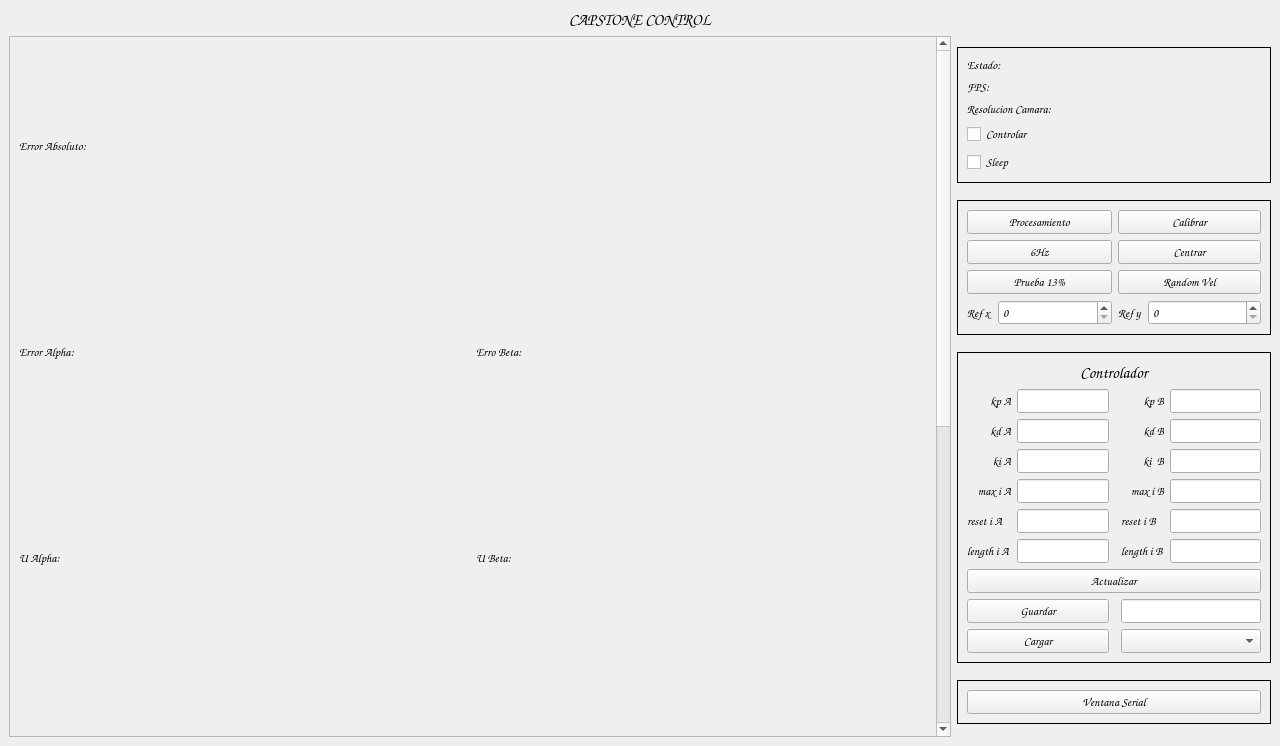
<?xml version="1.0" encoding="UTF-8"?>
<ui version="4.0">
 <class>interfaz</class>
 <widget class="QMainWindow" name="interfaz">
  <property name="geometry">
   <rect>
    <x>0</x>
    <y>0</y>
    <width>1280</width>
    <height>746</height>
   </rect>
  </property>
  <property name="sizePolicy">
   <sizepolicy hsizetype="Fixed" vsizetype="Fixed">
    <horstretch>0</horstretch>
    <verstretch>0</verstretch>
   </sizepolicy>
  </property>
  <property name="font">
   <font>
    <family>Comic Sans MS</family>
   </font>
  </property>
  <property name="windowTitle">
   <string>MainWindow</string>
  </property>
  <widget class="QWidget" name="centralwidget">
   <layout class="QGridLayout" name="gridLayout_2">
    <item row="1" column="0">
     <widget class="QWidget" name="graficos" native="true">
      <layout class="QVBoxLayout" name="verticalLayout">
       <property name="leftMargin">
        <number>0</number>
       </property>
       <property name="topMargin">
        <number>0</number>
       </property>
       <property name="rightMargin">
        <number>0</number>
       </property>
       <property name="bottomMargin">
        <number>0</number>
       </property>
       <item>
        <widget class="QScrollArea" name="scrollArea">
         <property name="widgetResizable">
          <bool>true</bool>
         </property>
         <widget class="QWidget" name="scrollAreaWidgetContents">
          <property name="geometry">
           <rect>
            <x>0</x>
            <y>-551</y>
            <width>923</width>
            <height>1248</height>
           </rect>
          </property>
          <layout class="QGridLayout" name="gridLayout">
           <item row="0" column="0" colspan="2">
            <widget class="QWidget" name="graf_e_abs" native="true">
             <property name="minimumSize">
              <size>
               <width>0</width>
               <height>200</height>
              </size>
             </property>
             <layout class="QVBoxLayout" name="verticalLayout_e_abs">
              <property name="leftMargin">
               <number>0</number>
              </property>
              <property name="topMargin">
               <number>0</number>
              </property>
              <property name="rightMargin">
               <number>0</number>
              </property>
              <property name="bottomMargin">
               <number>0</number>
              </property>
              <item>
               <layout class="QHBoxLayout" name="horizontalLayout_2">
                <item>
                 <widget class="QLabel" name="text_e_abs">
                  <property name="sizePolicy">
                   <sizepolicy hsizetype="Minimum" vsizetype="Maximum">
                    <horstretch>0</horstretch>
                    <verstretch>0</verstretch>
                   </sizepolicy>
                  </property>
                  <property name="text">
                   <string>Error Absoluto:</string>
                  </property>
                 </widget>
                </item>
               </layout>
              </item>
             </layout>
            </widget>
           </item>
           <item row="1" column="0">
            <widget class="QWidget" name="graf_e_a" native="true">
             <property name="minimumSize">
              <size>
               <width>0</width>
               <height>200</height>
              </size>
             </property>
             <layout class="QVBoxLayout" name="verticalLayout_e_a">
              <property name="leftMargin">
               <number>0</number>
              </property>
              <property name="topMargin">
               <number>0</number>
              </property>
              <property name="rightMargin">
               <number>0</number>
              </property>
              <property name="bottomMargin">
               <number>0</number>
              </property>
              <item>
               <layout class="QHBoxLayout" name="horizontalLayout_3">
                <item>
                 <widget class="QLabel" name="text_e_a">
                  <property name="sizePolicy">
                   <sizepolicy hsizetype="Minimum" vsizetype="Maximum">
                    <horstretch>0</horstretch>
                    <verstretch>0</verstretch>
                   </sizepolicy>
                  </property>
                  <property name="text">
                   <string>Error Alpha:</string>
                  </property>
                 </widget>
                </item>
               </layout>
              </item>
             </layout>
            </widget>
           </item>
           <item row="2" column="0">
            <widget class="QWidget" name="graf_u_a" native="true">
             <property name="minimumSize">
              <size>
               <width>0</width>
               <height>200</height>
              </size>
             </property>
             <layout class="QVBoxLayout" name="verticalLayout_u_a">
              <property name="leftMargin">
               <number>0</number>
              </property>
              <property name="topMargin">
               <number>0</number>
              </property>
              <property name="rightMargin">
               <number>0</number>
              </property>
              <property name="bottomMargin">
               <number>0</number>
              </property>
              <item>
               <layout class="QHBoxLayout" name="horizontalLayout_5">
                <item>
                 <widget class="QLabel" name="text_u_a">
                  <property name="sizePolicy">
                   <sizepolicy hsizetype="Minimum" vsizetype="Maximum">
                    <horstretch>0</horstretch>
                    <verstretch>0</verstretch>
                   </sizepolicy>
                  </property>
                  <property name="text">
                   <string>U Alpha:</string>
                  </property>
                 </widget>
                </item>
               </layout>
              </item>
             </layout>
            </widget>
           </item>
           <item row="2" column="1">
            <widget class="QWidget" name="graf_u_b" native="true">
             <property name="minimumSize">
              <size>
               <width>0</width>
               <height>200</height>
              </size>
             </property>
             <layout class="QVBoxLayout" name="verticalLayout_u_b">
              <property name="leftMargin">
               <number>0</number>
              </property>
              <property name="topMargin">
               <number>0</number>
              </property>
              <property name="rightMargin">
               <number>0</number>
              </property>
              <property name="bottomMargin">
               <number>0</number>
              </property>
              <item>
               <layout class="QHBoxLayout" name="horizontalLayout_6">
                <item>
                 <widget class="QLabel" name="text_u_b">
                  <property name="sizePolicy">
                   <sizepolicy hsizetype="Minimum" vsizetype="Maximum">
                    <horstretch>0</horstretch>
                    <verstretch>0</verstretch>
                   </sizepolicy>
                  </property>
                  <property name="text">
                   <string>U Beta:</string>
                  </property>
                 </widget>
                </item>
               </layout>
              </item>
             </layout>
            </widget>
           </item>
           <item row="3" column="1">
            <widget class="QWidget" name="graf_i_b" native="true">
             <property name="minimumSize">
              <size>
               <width>0</width>
               <height>200</height>
              </size>
             </property>
             <layout class="QVBoxLayout" name="verticalLayout_i_b">
              <property name="leftMargin">
               <number>0</number>
              </property>
              <property name="topMargin">
               <number>0</number>
              </property>
              <property name="rightMargin">
               <number>0</number>
              </property>
              <property name="bottomMargin">
               <number>0</number>
              </property>
              <item>
               <layout class="QHBoxLayout" name="horizontalLayout_8">
                <item>
                 <widget class="QLabel" name="text_i_b">
                  <property name="sizePolicy">
                   <sizepolicy hsizetype="Minimum" vsizetype="Maximum">
                    <horstretch>0</horstretch>
                    <verstretch>0</verstretch>
                   </sizepolicy>
                  </property>
                  <property name="text">
                   <string>I Beta:</string>
                  </property>
                 </widget>
                </item>
               </layout>
              </item>
             </layout>
            </widget>
           </item>
           <item row="1" column="1">
            <widget class="QWidget" name="graf_e_b" native="true">
             <property name="minimumSize">
              <size>
               <width>0</width>
               <height>200</height>
              </size>
             </property>
             <layout class="QVBoxLayout" name="verticalLayout_e_b">
              <property name="leftMargin">
               <number>0</number>
              </property>
              <property name="topMargin">
               <number>0</number>
              </property>
              <property name="rightMargin">
               <number>0</number>
              </property>
              <property name="bottomMargin">
               <number>0</number>
              </property>
              <item>
               <layout class="QHBoxLayout" name="horizontalLayout_4">
                <item>
                 <widget class="QLabel" name="text_e_b">
                  <property name="sizePolicy">
                   <sizepolicy hsizetype="Minimum" vsizetype="Maximum">
                    <horstretch>0</horstretch>
                    <verstretch>0</verstretch>
                   </sizepolicy>
                  </property>
                  <property name="text">
                   <string>Erro Beta:</string>
                  </property>
                 </widget>
                </item>
               </layout>
              </item>
             </layout>
            </widget>
           </item>
           <item row="5" column="0">
            <widget class="QWidget" name="graf_p_a" native="true">
             <property name="minimumSize">
              <size>
               <width>0</width>
               <height>200</height>
              </size>
             </property>
             <layout class="QVBoxLayout" name="verticalLayout_p_a">
              <property name="leftMargin">
               <number>0</number>
              </property>
              <property name="topMargin">
               <number>0</number>
              </property>
              <property name="rightMargin">
               <number>0</number>
              </property>
              <property name="bottomMargin">
               <number>0</number>
              </property>
              <item>
               <layout class="QHBoxLayout" name="horizontalLayout_11">
                <item>
                 <widget class="QLabel" name="text_p_a">
                  <property name="sizePolicy">
                   <sizepolicy hsizetype="Minimum" vsizetype="Maximum">
                    <horstretch>0</horstretch>
                    <verstretch>0</verstretch>
                   </sizepolicy>
                  </property>
                  <property name="text">
                   <string>P Alpha:</string>
                  </property>
                 </widget>
                </item>
               </layout>
              </item>
             </layout>
            </widget>
           </item>
           <item row="3" column="0">
            <widget class="QWidget" name="graf_i_a" native="true">
             <property name="minimumSize">
              <size>
               <width>0</width>
               <height>200</height>
              </size>
             </property>
             <layout class="QVBoxLayout" name="verticalLayout_i_a">
              <property name="leftMargin">
               <number>0</number>
              </property>
              <property name="topMargin">
               <number>0</number>
              </property>
              <property name="rightMargin">
               <number>0</number>
              </property>
              <property name="bottomMargin">
               <number>0</number>
              </property>
              <item>
               <layout class="QHBoxLayout" name="horizontalLayout_7">
                <item>
                 <widget class="QLabel" name="text_i_a">
                  <property name="sizePolicy">
                   <sizepolicy hsizetype="Minimum" vsizetype="Maximum">
                    <horstretch>0</horstretch>
                    <verstretch>0</verstretch>
                   </sizepolicy>
                  </property>
                  <property name="text">
                   <string>I Alpha:</string>
                  </property>
                 </widget>
                </item>
               </layout>
              </item>
             </layout>
            </widget>
           </item>
           <item row="4" column="1">
            <widget class="QWidget" name="graf_d_b" native="true">
             <property name="minimumSize">
              <size>
               <width>0</width>
               <height>200</height>
              </size>
             </property>
             <layout class="QVBoxLayout" name="verticalLayout_d_b">
              <property name="leftMargin">
               <number>0</number>
              </property>
              <property name="topMargin">
               <number>0</number>
              </property>
              <property name="rightMargin">
               <number>0</number>
              </property>
              <property name="bottomMargin">
               <number>0</number>
              </property>
              <item>
               <layout class="QHBoxLayout" name="horizontalLayout_10">
                <item>
                 <widget class="QLabel" name="text_d_b">
                  <property name="sizePolicy">
                   <sizepolicy hsizetype="Minimum" vsizetype="Maximum">
                    <horstretch>0</horstretch>
                    <verstretch>0</verstretch>
                   </sizepolicy>
                  </property>
                  <property name="text">
                   <string>D Beta:</string>
                  </property>
                 </widget>
                </item>
               </layout>
              </item>
             </layout>
            </widget>
           </item>
           <item row="5" column="1">
            <widget class="QWidget" name="graf_p_b" native="true">
             <property name="minimumSize">
              <size>
               <width>0</width>
               <height>200</height>
              </size>
             </property>
             <layout class="QVBoxLayout" name="verticalLayout_p_b">
              <property name="leftMargin">
               <number>0</number>
              </property>
              <property name="topMargin">
               <number>0</number>
              </property>
              <property name="rightMargin">
               <number>0</number>
              </property>
              <property name="bottomMargin">
               <number>0</number>
              </property>
              <item>
               <layout class="QHBoxLayout" name="horizontalLayout_12">
                <item>
                 <widget class="QLabel" name="text_p_b">
                  <property name="sizePolicy">
                   <sizepolicy hsizetype="Minimum" vsizetype="Maximum">
                    <horstretch>0</horstretch>
                    <verstretch>0</verstretch>
                   </sizepolicy>
                  </property>
                  <property name="text">
                   <string>P Beta:</string>
                  </property>
                 </widget>
                </item>
               </layout>
              </item>
             </layout>
            </widget>
           </item>
           <item row="4" column="0">
            <widget class="QWidget" name="graf_d_a" native="true">
             <property name="minimumSize">
              <size>
               <width>0</width>
               <height>200</height>
              </size>
             </property>
             <layout class="QVBoxLayout" name="verticalLayout_d_a">
              <property name="leftMargin">
               <number>0</number>
              </property>
              <property name="topMargin">
               <number>0</number>
              </property>
              <property name="rightMargin">
               <number>0</number>
              </property>
              <property name="bottomMargin">
               <number>0</number>
              </property>
              <item>
               <layout class="QHBoxLayout" name="horizontalLayout_9">
                <item>
                 <widget class="QLabel" name="text_d_a">
                  <property name="sizePolicy">
                   <sizepolicy hsizetype="Minimum" vsizetype="Maximum">
                    <horstretch>0</horstretch>
                    <verstretch>0</verstretch>
                   </sizepolicy>
                  </property>
                  <property name="text">
                   <string>D Alpha:</string>
                  </property>
                 </widget>
                </item>
               </layout>
              </item>
             </layout>
            </widget>
           </item>
          </layout>
         </widget>
        </widget>
       </item>
      </layout>
     </widget>
    </item>
    <item row="1" column="1">
     <widget class="QWidget" name="opciones" native="true">
      <property name="sizePolicy">
       <sizepolicy hsizetype="Preferred" vsizetype="Minimum">
        <horstretch>0</horstretch>
        <verstretch>0</verstretch>
       </sizepolicy>
      </property>
      <property name="minimumSize">
       <size>
        <width>314</width>
        <height>0</height>
       </size>
      </property>
      <property name="maximumSize">
       <size>
        <width>314</width>
        <height>16777215</height>
       </size>
      </property>
      <layout class="QVBoxLayout" name="verticalLayout_2">
       <property name="leftMargin">
        <number>0</number>
       </property>
       <property name="topMargin">
        <number>0</number>
       </property>
       <property name="rightMargin">
        <number>0</number>
       </property>
       <property name="bottomMargin">
        <number>0</number>
       </property>
       <item>
        <widget class="QFrame" name="frame_2">
         <property name="sizePolicy">
          <sizepolicy hsizetype="Preferred" vsizetype="Maximum">
           <horstretch>0</horstretch>
           <verstretch>0</verstretch>
          </sizepolicy>
         </property>
         <property name="frameShape">
          <enum>QFrame::Box</enum>
         </property>
         <property name="frameShadow">
          <enum>QFrame::Plain</enum>
         </property>
         <layout class="QVBoxLayout" name="verticalLayout_3">
          <item>
           <widget class="QLabel" name="label_estado">
            <property name="text">
             <string>Estado: </string>
            </property>
           </widget>
          </item>
          <item>
           <widget class="QLabel" name="label_fps">
            <property name="text">
             <string>FPS: </string>
            </property>
           </widget>
          </item>
          <item>
           <widget class="QLabel" name="label_res">
            <property name="text">
             <string>Resolucion Camara:</string>
            </property>
           </widget>
          </item>
          <item>
           <widget class="QCheckBox" name="check_controlar">
            <property name="text">
             <string>Controlar</string>
            </property>
           </widget>
          </item>
          <item>
           <widget class="QCheckBox" name="check_sleep">
            <property name="text">
             <string>Sleep</string>
            </property>
           </widget>
          </item>
         </layout>
        </widget>
       </item>
       <item>
        <widget class="QFrame" name="frame">
         <property name="sizePolicy">
          <sizepolicy hsizetype="Preferred" vsizetype="Maximum">
           <horstretch>0</horstretch>
           <verstretch>0</verstretch>
          </sizepolicy>
         </property>
         <property name="frameShape">
          <enum>QFrame::Box</enum>
         </property>
         <property name="frameShadow">
          <enum>QFrame::Plain</enum>
         </property>
         <layout class="QGridLayout" name="gridLayout_5">
          <item row="3" column="1">
           <widget class="QSpinBox" name="spin_ref_x"/>
          </item>
          <item row="3" column="3">
           <widget class="QSpinBox" name="spin_ref_y"/>
          </item>
          <item row="3" column="0">
           <widget class="QLabel" name="label_2">
            <property name="sizePolicy">
             <sizepolicy hsizetype="Maximum" vsizetype="Preferred">
              <horstretch>0</horstretch>
              <verstretch>0</verstretch>
             </sizepolicy>
            </property>
            <property name="text">
             <string>Ref x</string>
            </property>
           </widget>
          </item>
          <item row="3" column="2">
           <widget class="QLabel" name="label_3">
            <property name="sizePolicy">
             <sizepolicy hsizetype="Maximum" vsizetype="Preferred">
              <horstretch>0</horstretch>
              <verstretch>0</verstretch>
             </sizepolicy>
            </property>
            <property name="text">
             <string>Ref y</string>
            </property>
           </widget>
          </item>
          <item row="2" column="0" colspan="2">
           <widget class="QPushButton" name="boton_prueba_13">
            <property name="text">
             <string>Prueba 13%</string>
            </property>
           </widget>
          </item>
          <item row="1" column="0" colspan="2">
           <widget class="QPushButton" name="boton_prueba_6Hz">
            <property name="text">
             <string>6Hz</string>
            </property>
           </widget>
          </item>
          <item row="0" column="0" colspan="2">
           <widget class="QPushButton" name="boton_prueba_procesamiento">
            <property name="text">
             <string>Procesamiento</string>
            </property>
           </widget>
          </item>
          <item row="0" column="2" colspan="2">
           <widget class="QPushButton" name="boton_calibrar">
            <property name="text">
             <string>Calibrar</string>
            </property>
           </widget>
          </item>
          <item row="1" column="2" colspan="2">
           <widget class="QPushButton" name="boton_centrar">
            <property name="text">
             <string>Centrar</string>
            </property>
           </widget>
          </item>
          <item row="2" column="2" colspan="2">
           <widget class="QPushButton" name="boton_random">
            <property name="text">
             <string>Random Vel</string>
            </property>
           </widget>
          </item>
         </layout>
        </widget>
       </item>
       <item>
        <widget class="QFrame" name="controlador">
         <property name="sizePolicy">
          <sizepolicy hsizetype="Preferred" vsizetype="Maximum">
           <horstretch>0</horstretch>
           <verstretch>0</verstretch>
          </sizepolicy>
         </property>
         <property name="frameShape">
          <enum>QFrame::Box</enum>
         </property>
         <property name="frameShadow">
          <enum>QFrame::Plain</enum>
         </property>
         <layout class="QGridLayout" name="gridLayout_4">
          <item row="3" column="3">
           <widget class="QLabel" name="label_ki_b">
            <property name="text">
             <string>ki  B</string>
            </property>
            <property name="alignment">
             <set>Qt::AlignRight|Qt::AlignTrailing|Qt::AlignVCenter</set>
            </property>
           </widget>
          </item>
          <item row="5" column="1">
           <widget class="QLineEdit" name="edit_reset_i_a"/>
          </item>
          <item row="5" column="0">
           <widget class="QLabel" name="label_reset_i_a">
            <property name="text">
             <string>reset i A</string>
            </property>
           </widget>
          </item>
          <item row="5" column="3">
           <widget class="QLabel" name="label_reset_i_b">
            <property name="text">
             <string>reset i B</string>
            </property>
           </widget>
          </item>
          <item row="7" column="0" colspan="5">
           <widget class="QPushButton" name="bttn_actualizar_controlador">
            <property name="text">
             <string>Actualizar</string>
            </property>
           </widget>
          </item>
          <item row="2" column="3">
           <widget class="QLabel" name="label_kd_b">
            <property name="text">
             <string>kd B</string>
            </property>
            <property name="alignment">
             <set>Qt::AlignRight|Qt::AlignTrailing|Qt::AlignVCenter</set>
            </property>
           </widget>
          </item>
          <item row="5" column="4">
           <widget class="QLineEdit" name="edit_reset_i_b"/>
          </item>
          <item row="6" column="1">
           <widget class="QLineEdit" name="edit_length_i_a"/>
          </item>
          <item row="1" column="4">
           <widget class="QLineEdit" name="edit_kpb"/>
          </item>
          <item row="6" column="3">
           <widget class="QLabel" name="label_length_i_b">
            <property name="text">
             <string>length i B</string>
            </property>
           </widget>
          </item>
          <item row="6" column="4">
           <widget class="QLineEdit" name="edit_length_i_b"/>
          </item>
          <item row="8" column="0" colspan="2">
           <widget class="QPushButton" name="bttn_save">
            <property name="text">
             <string>Guardar</string>
            </property>
           </widget>
          </item>
          <item row="9" column="0" colspan="2">
           <widget class="QPushButton" name="bttn_load">
            <property name="text">
             <string>Cargar</string>
            </property>
           </widget>
          </item>
          <item row="9" column="3" colspan="2">
           <widget class="QComboBox" name="combo_box_loads"/>
          </item>
          <item row="0" column="0" colspan="5">
           <widget class="QLabel" name="label_controlador">
            <property name="sizePolicy">
             <sizepolicy hsizetype="Preferred" vsizetype="Maximum">
              <horstretch>0</horstretch>
              <verstretch>0</verstretch>
             </sizepolicy>
            </property>
            <property name="font">
             <font>
              <pointsize>12</pointsize>
             </font>
            </property>
            <property name="text">
             <string>Controlador</string>
            </property>
            <property name="alignment">
             <set>Qt::AlignCenter</set>
            </property>
           </widget>
          </item>
          <item row="8" column="3" colspan="2">
           <widget class="QLineEdit" name="edit_save"/>
          </item>
          <item row="6" column="0">
           <widget class="QLabel" name="label_length_i_a">
            <property name="text">
             <string>length i A</string>
            </property>
           </widget>
          </item>
          <item row="1" column="1">
           <widget class="QLineEdit" name="edit_kpa">
            <property name="contextMenuPolicy">
             <enum>Qt::NoContextMenu</enum>
            </property>
           </widget>
          </item>
          <item row="1" column="0">
           <widget class="QLabel" name="label_kp_a">
            <property name="text">
             <string>kp A</string>
            </property>
            <property name="alignment">
             <set>Qt::AlignRight|Qt::AlignTrailing|Qt::AlignVCenter</set>
            </property>
           </widget>
          </item>
          <item row="3" column="0">
           <widget class="QLabel" name="label_ki_a">
            <property name="text">
             <string>ki A</string>
            </property>
            <property name="alignment">
             <set>Qt::AlignRight|Qt::AlignTrailing|Qt::AlignVCenter</set>
            </property>
           </widget>
          </item>
          <item row="1" column="3">
           <widget class="QLabel" name="label_kp_b">
            <property name="text">
             <string>kp B</string>
            </property>
            <property name="alignment">
             <set>Qt::AlignRight|Qt::AlignTrailing|Qt::AlignVCenter</set>
            </property>
           </widget>
          </item>
          <item row="2" column="0">
           <widget class="QLabel" name="label_kd_a">
            <property name="text">
             <string>kd A</string>
            </property>
            <property name="alignment">
             <set>Qt::AlignRight|Qt::AlignTrailing|Qt::AlignVCenter</set>
            </property>
           </widget>
          </item>
          <item row="3" column="1">
           <widget class="QLineEdit" name="edit_kia"/>
          </item>
          <item row="3" column="4">
           <widget class="QLineEdit" name="edit_kib"/>
          </item>
          <item row="2" column="1">
           <widget class="QLineEdit" name="edit_kda"/>
          </item>
          <item row="4" column="3">
           <widget class="QLabel" name="label_max_i_b">
            <property name="text">
             <string>max i B</string>
            </property>
            <property name="alignment">
             <set>Qt::AlignRight|Qt::AlignTrailing|Qt::AlignVCenter</set>
            </property>
           </widget>
          </item>
          <item row="2" column="4">
           <widget class="QLineEdit" name="edit_kdb"/>
          </item>
          <item row="4" column="1">
           <widget class="QLineEdit" name="edit_max_i_a"/>
          </item>
          <item row="4" column="0">
           <widget class="QLabel" name="label_max_i_a">
            <property name="text">
             <string>max i A</string>
            </property>
            <property name="alignment">
             <set>Qt::AlignRight|Qt::AlignTrailing|Qt::AlignVCenter</set>
            </property>
           </widget>
          </item>
          <item row="4" column="4">
           <widget class="QLineEdit" name="edit_max_i_b"/>
          </item>
         </layout>
        </widget>
       </item>
       <item>
        <widget class="QFrame" name="perturbador">
         <property name="sizePolicy">
          <sizepolicy hsizetype="Preferred" vsizetype="Maximum">
           <horstretch>0</horstretch>
           <verstretch>0</verstretch>
          </sizepolicy>
         </property>
         <property name="frameShape">
          <enum>QFrame::Box</enum>
         </property>
         <layout class="QGridLayout" name="gridLayout_3">
          <item row="0" column="0">
           <widget class="QPushButton" name="bttn_serial">
            <property name="text">
             <string>Ventana Serial</string>
            </property>
           </widget>
          </item>
         </layout>
        </widget>
       </item>
      </layout>
     </widget>
    </item>
    <item row="0" column="0" colspan="2">
     <widget class="QLabel" name="label">
      <property name="sizePolicy">
       <sizepolicy hsizetype="Preferred" vsizetype="Maximum">
        <horstretch>0</horstretch>
        <verstretch>0</verstretch>
       </sizepolicy>
      </property>
      <property name="font">
       <font>
        <pointsize>12</pointsize>
        <weight>75</weight>
        <bold>true</bold>
       </font>
      </property>
      <property name="text">
       <string>CAPSTONE CONTROL</string>
      </property>
      <property name="alignment">
       <set>Qt::AlignCenter</set>
      </property>
     </widget>
    </item>
   </layout>
  </widget>
 </widget>
 <resources/>
 <connections/>
</ui>
